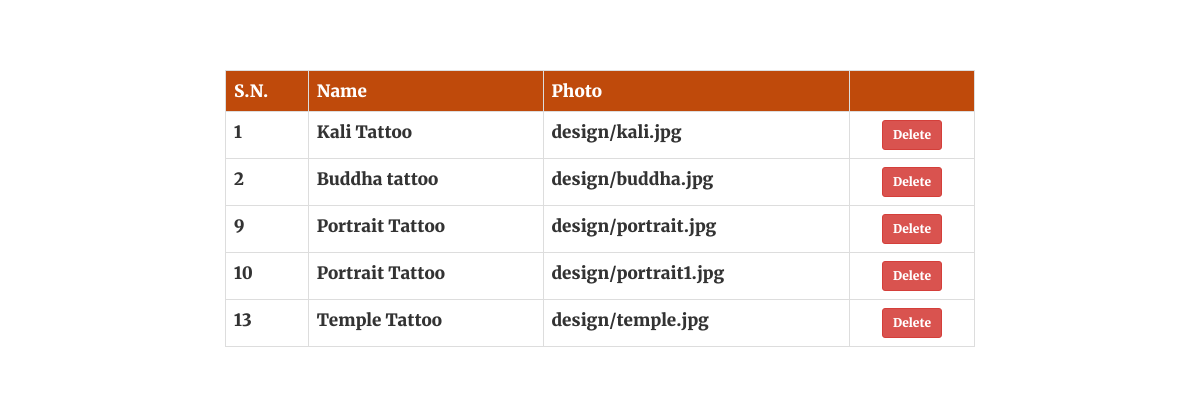
The page /designtableadmin.php (signed in) on the database its author committed.
### tables this page shows
CREATE TABLE `design` (
  `d_id` int(11) NOT NULL,
  `d_name` varchar(30) NOT NULL,
  `d_photo` varchar(500) NOT NULL,
  `e_id` int(11) DEFAULT NULL
);

### designtableadmin.php (the view, shortened to what this page needs)
<!DOCTYPE html>
<html>
<head>
  <link rel="stylesheet" type="text/css" href="css/homecss.css">
  <link rel="stylesheet" href="https://maxcdn.bootstrapcdn.com/bootstrap/3.4.0/css/bootstrap.min.css">
    </head>
    <body>
<?php
    $con=mysqli_connect("localhost","root","","tattoo_heritage");
    if(isset($_SESSION['admin'])){
      $query="SELECT e_id FROM tattoo_artist WHERE e_username='".$_SESSION['admin']."'";
      }
      $result=mysqli_query($con,$query);
     if(mysqli_num_rows($result)!=0){
        while($row=mysqli_fetch_assoc($result)){
            $e_id=$row["e_id"];
          }
        }
       if(isset($_SESSION['admin'])){
           $sql="SELECT * FROM design WHERE e_id='".$e_id."'";
          }
          $result1=mysqli_query($con,$sql);
echo " <div class=\"new\">";
echo " <div class=\"container\">\n";
echo "  <div class=\"row\">\n";
echo "    <div class=\"col-lg-2\"></div>\n";
echo "    <div class=\"col-lg-8\">\n";
echo "      <table class=\"table table-hover table-bordered\">\n";
echo "      <tr>\n";
echo "        <th>S.N.</th>\n";
echo "        <th>Name</th>\n";
echo "        <th>Photo</th>\n";
echo "        <th></th>\n";
echo "      </tr>\n";
     if(mysqli_num_rows($result1)!=0){
        while($row=mysqli_fetch_assoc($result1)){
          echo "      <tr>\n";
          echo "      <td> ". $row["d_id"]. "</td>\n";
          echo "      <td> ". $row["d_name"]. "</td>\n";
          echo "      <td> ". $row["d_photo"]. "</td>\n";
          echo "  <td align='center'><a href=\"designdelete.php?d_id=".$row["d_id"]."&n=".$row["d_name"]."&p=".$row["d_photo"]."\"><button class=\"btn btn-danger btn-sm\">Delete</button></a></td>";
          echo "      </tr>\n";
        }
      }
       else
        echo "".mysqli_error($con);
    echo "</table>\n";
    echo "</div>";
    echo "</div>";
    echo "</div>";
    echo "</div>";
?>
</body>
</html>

### css/homecss.css (style rules this page uses)
* { margin: 0; padding: 0; font-family: Merriweather; }
a { color: white; }
div { font-size: 17px; }
.container { margin-top: 70px; }
th { background-color: #bf4a0b; color: white; }

### rows shown on the page
design: d_id "1", d_name "Kali Tattoo", d_photo "design/kali.jpg"
design: d_id "2", d_name "Buddha tattoo", d_photo "design/buddha.jpg"
design: d_id "9", d_name "Portrait Tattoo", d_photo "design/portrait.jpg"
design: d_id "10", d_name "Portrait Tattoo", d_photo "design/portrait1.jpg"
design: d_id "13", d_name "Temple Tattoo", d_photo "design/temple.jpg"
